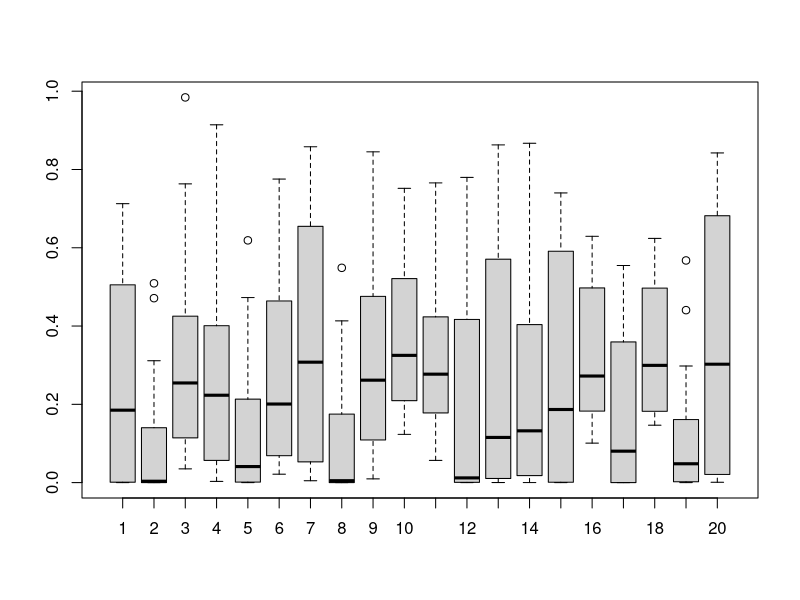
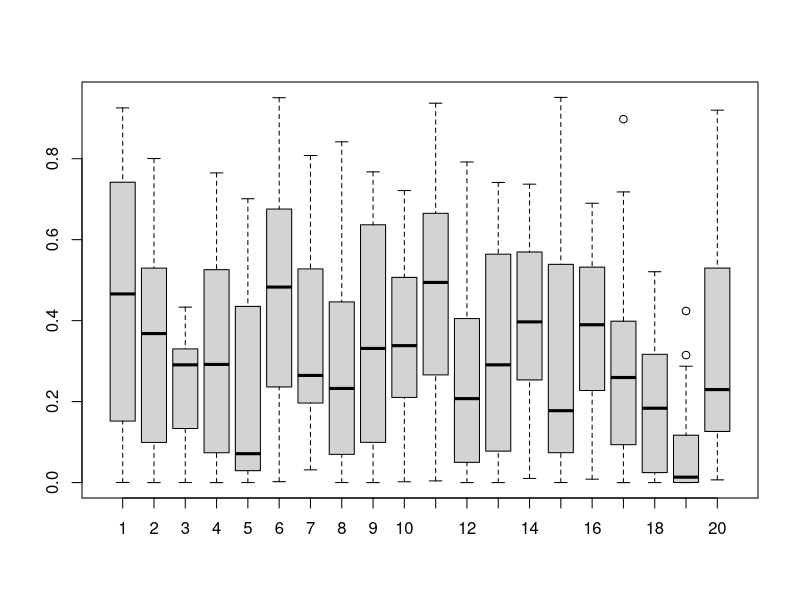
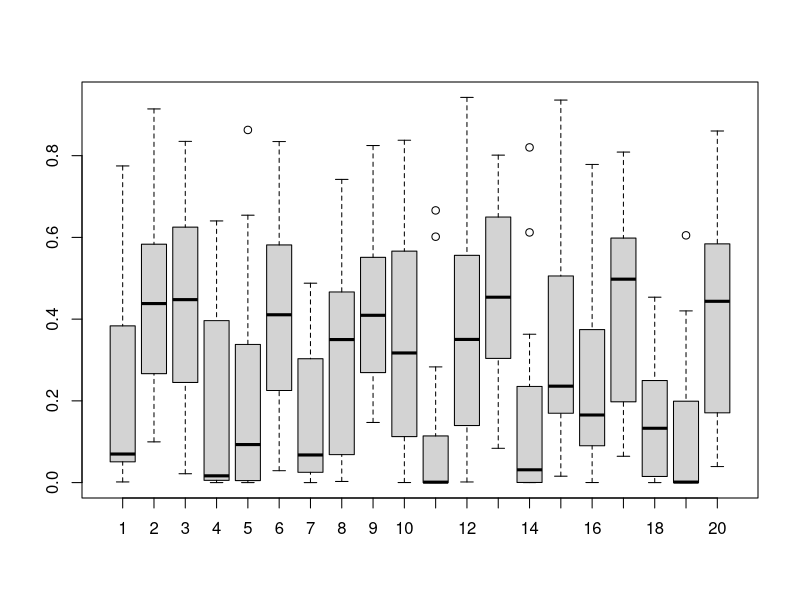
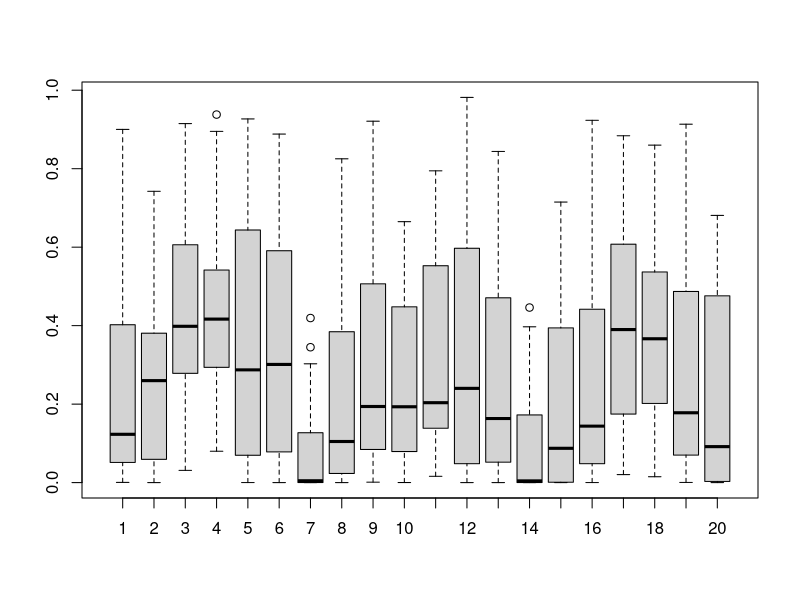
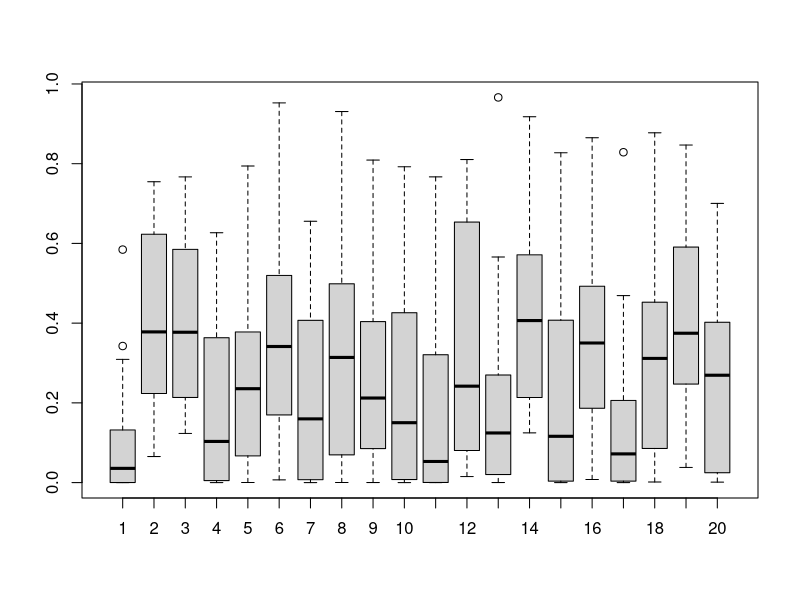
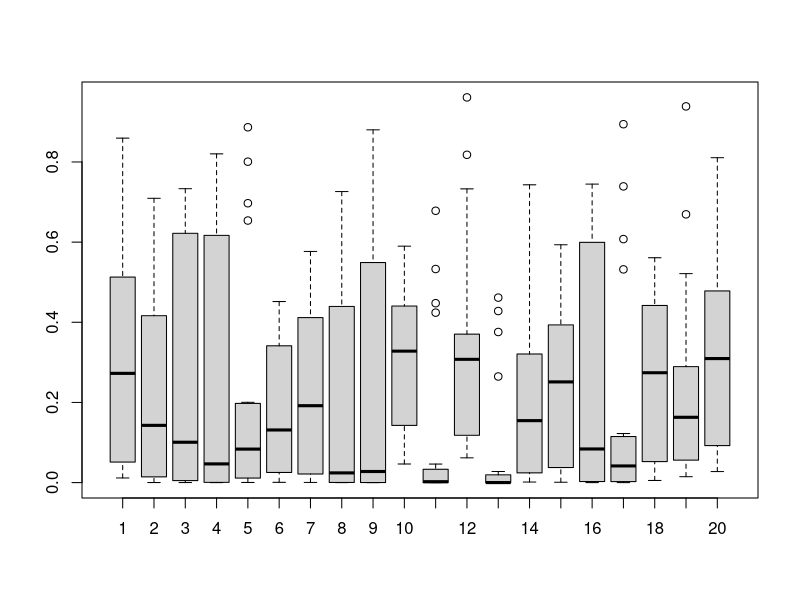
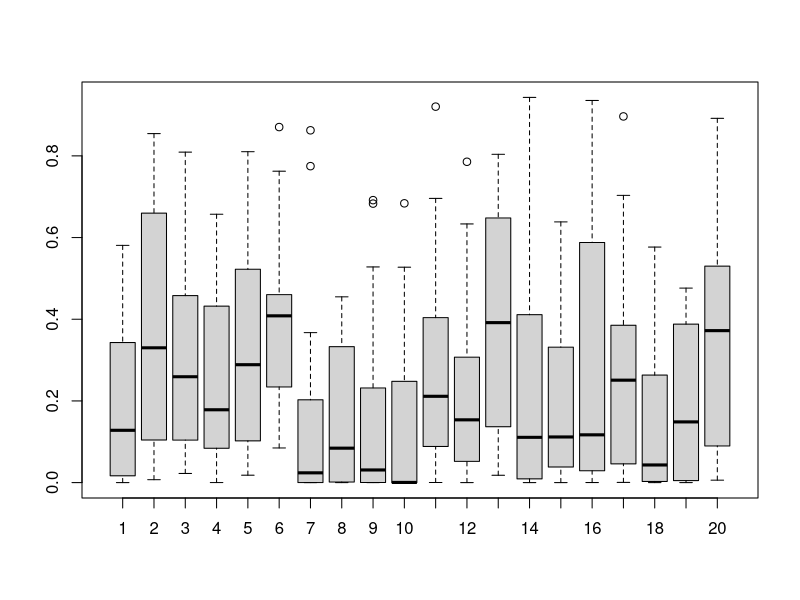
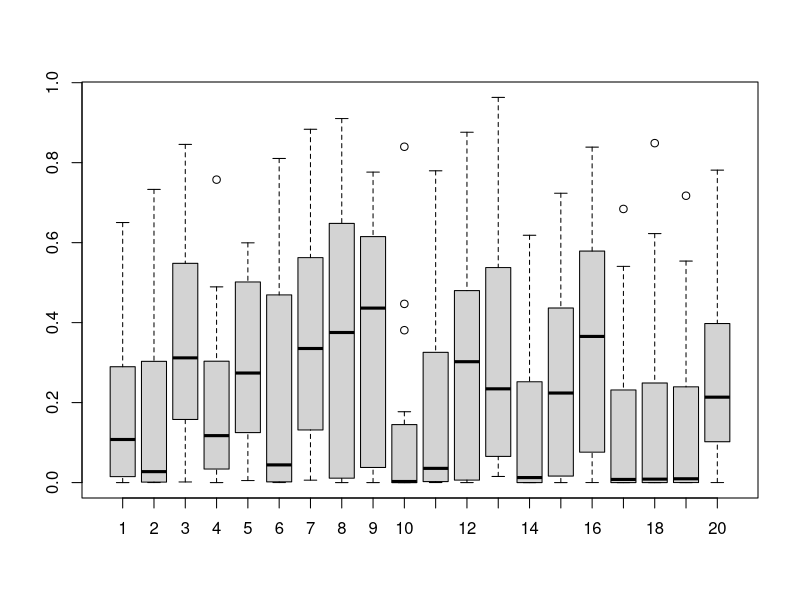

Write R code to recreate these figures, in order. (Note: a time limit stopped this script after it produced the figures.)
library(doParallel)
library(foreach)
library(parallel)
setwd(dir="C:/Users/Duchenne/Documents/cheating/initial")

foreach(jj=1:500)%dopar%{
#OTHER PARAMETERS
nbsp_a=20 #round(runif(1,10,30))
nbsp_p=20 #round(runif(1,10,30))

##### MORPHOLOGICAL TRAIT:
genmu_a=runif(nbsp_a,-1.5,1.5)
genmu_p=runif(nbsp_p,-1.5,1.5)
gensd_a=exp(runif(nbsp_a,log(0.1),log(1)))
gensd_p=exp(runif(nbsp_p,log(0.1),log(1)))

#### INTERACTION MATRIX
APOLL=matrix(0,nbsp_p,nbsp_a)
for(i in 1:nbsp_a){
for(i2 in 1:nbsp_p){
func <- function(x) {
 f1 <- dnorm(x,genmu_a[i],gensd_a[i])
 f2 <- dnorm(x,genmu_p[i2],gensd_p[i2])
  return(list(inte=pmin(f1,f2),poll=f1,flow=f2))
}
inte=func(seq(-10,10,0.01))
APOLL[i2,i]=sum(inte$inte)*0.01#*((1-sqrt(gensd_p[i]*gensd_f[i2]))^0.3)
}
}
IPOLL=APOLL
boxplot(IPOLL)
### COMPETITION MATRICES
CSp=matrix(runif(nbsp_p*nbsp_p,0,0),nbsp_p,nbsp_p)
diag(CSp)=1
CSa=matrix(runif(nbsp_a*nbsp_a,0,0),nbsp_a,nbsp_a)
diag(CSa)=1

#growth rates:
shape_a=runif(1,log(0.7),log(3))
shape_p=runif(1,log(0.7),log(3))
#r=c(runif(nbsp_h,-1,0),runif(nbsp_p,0,0.5))
r=c(-1*rbeta(nbsp_a,1,exp(shape_a))/2,-1*rbeta(nbsp_p,1,exp(shape_p))/2)

#save initial state
setwd(dir="C:/Users/Duchenne/Documents/cheating/initial")
save(IPOLL,APOLL,r,shape_a,shape_p,nbsp_a,nbsp_p,genmu_a,genmu_p,gensd_a,gensd_p,CSp,CSa,
file=paste0("replicate_",jj,".RData"),version = 2)
}
